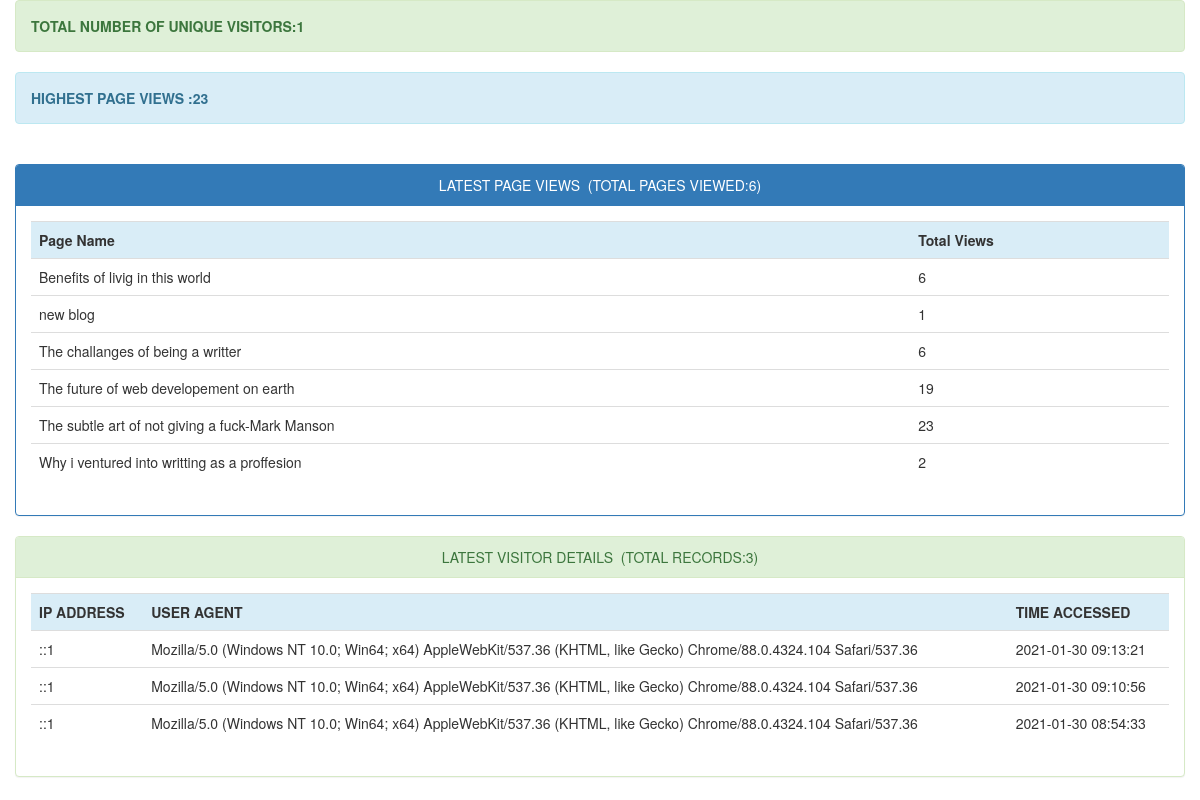
Page /adminstats/index.php on the committed database.
### tables this page shows
CREATE TABLE `page_hits` (
  `page` varchar(255) NOT NULL,
  `count` int(11) DEFAULT NULL
);

CREATE TABLE `visitor_info` (
  `id` int(11) NOT NULL,
  `ip_address` varchar(255) DEFAULT NULL,
  `user_agent` varchar(255) DEFAULT NULL,
  `time_accessed` timestamp NOT NULL DEFAULT current_timestamp()
);

### adminstats/index.php (the view, shortened to what this page needs)
<!DOCTYPE html>
<html>
<head>
	<link rel="stylesheet" type="text/css" href="bootstrap/css/bootstrap.css">
	<link rel="stylesheet" type="text/css" href="bootstrap/css/bootstrap.min.css">
</head>
<body>
	<div class="container">
		<div class="row">
			<div class="alert alert-success">
				<strong><?php
				$sql = "SELECT COUNT(DISTINCT ip_address) AS alias FROM visitor_info";
				$query = $db->prepare($sql);
				$query->execute();
				$unique_visitors = $query->fetch()['alias'];
				echo "TOTAL NUMBER OF UNIQUE VISITORS:".$unique_visitors;
				?></strong>
			</div>
			<div class="alert alert-info">
				<strong><?php
				$sql = "SELECT MAX(count) AS maximum FROM page_hits";
				$query = $db->prepare($sql);
				$query->execute();
				$maxcount = $query->fetch()['maximum'];
				echo "HIGHEST PAGE VIEWS :".$maxcount;
				?></strong>
			</div><br>
			<div class="panel panel-primary">
				<div class="panel-heading text-center">LATEST PAGE VIEWS&nbsp;&nbsp;(TOTAL PAGES VIEWED:<?php require_once("count_pages.php"); ?>)</div>
				<div class="panel-body">
					<div class="table-responsive">
						<table class="table">
							<tr class="info">
								<th>Page Name</th>
								<th>Total Views</th>
							</tr>
							<?php
							include("connect.php");
							try {
								$con=new PDO($dsn,$username,$password);
								$con->setAttribute(PDO::ATTR_ERRMODE,PDO::ERRMODE_EXCEPTION);
							} catch (Exception $ex) {
								echo 'Not Connected '.$ex->getMessage();
							}
							$stmt=$con->prepare('SELECT * FROM page_hits LIMIT 30');
							$stmt->execute();
							$resources=$stmt->fetchAll();
							foreach ($resources as $resource) {
								echo '
								<tr>
								<td>'.$resource['page'].'</td>
								<td>'.$resource['count'].'</td>
								</tr>';
							}
							?>
						</table>
					</div>
				</div>
			</div>
		</div>
		<div class="row">
			<div class="panel panel-success">
				<div class="panel-heading text-center">LATEST VISITOR DETAILS&nbsp;&nbsp;(TOTAL RECORDS:<?php require_once("count_user_stats.php"); ?>)</div>
				<div class="panel-body">
					<div class="table-responsive">
						<table class="table">
							<tr class="info">
								<th>IP ADDRESS</th>
								<th>USER AGENT</th>
								<th>TIME ACCESSED</th>
							</tr>
							<?php
							include("connect.php");
							try {
								$con=new PDO($dsn,$username,$password);
								$con->setAttribute(PDO::ATTR_ERRMODE,PDO::ERRMODE_EXCEPTION);
							} catch (Exception $ex) {
								echo 'Not Connected '.$ex->getMessage();
							}
							$stmt=$con->prepare('SELECT * FROM visitor_info ORDER BY time_accessed DESC LIMIT 10');
							$stmt->execute();
							$resources=$stmt->fetchAll();
							foreach ($resources as $resource) {
								echo '
								<tr>
								<td>'.$resource['ip_address'].'</td>
								<td>'.$resource['user_agent'].'</td>
								<td>'.$resource['time_accessed'].'</td>
								</tr>';
							}
							?>
						</table>
					</div>
				</div>
			</div>
		</div>
	</div>
</body>
</html>

### rows in the picture
page_hits: page "Benefits of livig in this world", count "6"
page_hits: page "new blog", count "1"
page_hits: page "The challanges of being a writter", count "6"
page_hits: page "The future of web developement on earth", count "19"
page_hits: page "The subtle art of not giving a fuck-Mark Manson", count "23"
page_hits: page "Why i ventured into writting as a proffesion", count "2"
visitor_info: ip_address "::1", user_agent "Mozilla/5.0 (Windows NT 10.0; Win64; x64) AppleWebKit/537.36 (KHTML, like Gecko) Chrome/88.0.4324.104 Safari/537.36", time_accessed "2021-01-30 09:13:21"
visitor_info: ip_address "::1", user_agent "Mozilla/5.0 (Windows NT 10.0; Win64; x64) AppleWebKit/537.36 (KHTML, like Gecko) Chrome/88.0.4324.104 Safari/537.36", time_accessed "2021-01-30 09:10:56"
visitor_info: ip_address "::1", user_agent "Mozilla/5.0 (Windows NT 10.0; Win64; x64) AppleWebKit/537.36 (KHTML, like Gecko) Chrome/88.0.4324.104 Safari/537.36", time_accessed "2021-01-30 08:54:33"

### other values in the picture
$unique_visitors "1"
$maxcount "23"
$rowcount "6"
$rowcount "3"
